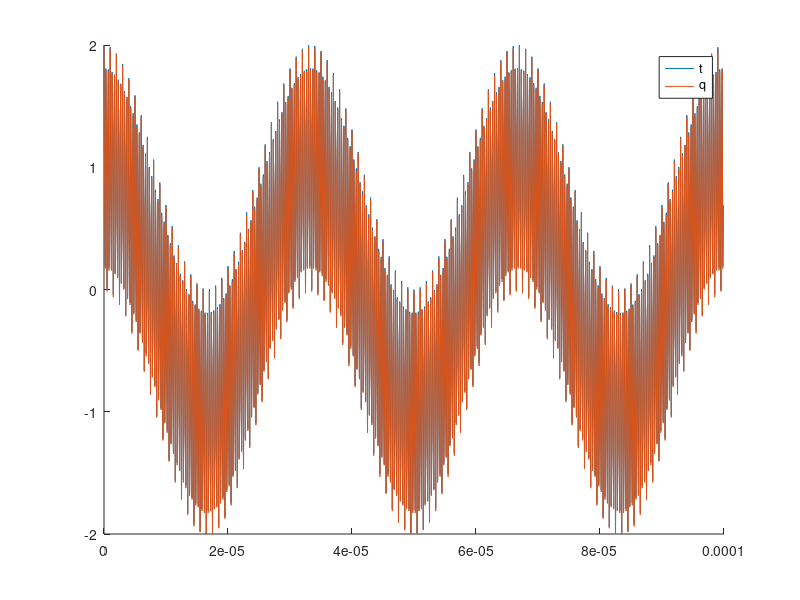

This figure's MATLAB source: (Note: this script raises an error after producing the figure.)
%% code
close all;
clear;
% final implementation of the 1st order LPF
cut_off_freq = 1e5;
Simulation_sampling_freq = 1e8;
sampling_freq=1e7;
SimTs=1/Simulation_sampling_freq;
Ts=1/sampling_freq;
w3db = 2*pi*cut_off_freq;
Tmax=1e-4;

%% time and frequency axis
t = 0:SimTs:Tmax-SimTs;
ts = 0:Ts:Tmax-Ts;
f= -Simulation_sampling_freq/2:1/Tmax:Simulation_sampling_freq/2-1/Tmax;
fs = -sampling_freq/2:1/Tmax:sampling_freq/2 - 1/Tmax;

%% generating and quantizing the sinusoids
vect_len = length(ts);
amp = 1;
cos_30K_t = amp*cos(2*pi*3e4*ts);
cos_3M_t = amp*cos(2*pi*3e6*ts);
cos_sum_t = cos_30K_t + cos_3M_t;
cos_sum_t(cos_sum_t<-2) = -2;
cos_sum_t_q = (round(cos_sum_t*2^6)-1)/2^6; %S[2,6]
cos_sum_t_q(cos_sum_t_q<-2) = -2;
cos_sum_t_q_i = cos_sum_t_q*2^6;
figure
hold on
plot(ts,cos_sum_t);
plot(ts,cos_sum_t_q);
legend('t','q');

%% floating point response
% coeff_y1 =  1.911;
% coeff_y2 = -0.915;
% 
% coeff_x0 = 0.0009447;
% coeff_x1 =  0.001889;
% coeff_x2 = 0.0009447;

%coeff_x0_q = 0.000946;
coeff_x0_q = 2^-11 + 2^-12 + 2^-13 + 2^-14 + 2^-15;
%coeff_x1_q = 0.001892;
coeff_x1_q = 2^-10 + 2^-11 + 2^-12 + 2^-13 + 2^-14;
%coeff_x2_q = 0.000946;
coeff_x2_q = 2^-11 + 2^-12 + 2^-13 + 2^-14 + 2^-15;
coeff_x0_q_i = coeff_x0_q*2^15; %U[-10,5]
coeff_x1_q_i = coeff_x1_q*2^14;  %U[-9,5]
coeff_x2_q_i = coeff_x2_q*2^15; %U[-10,5]


y_fl = zeros([1 length(cos_sum_t)]);
y_fl(1) = coeff_x0*cos_sum_t(1);
y_fl(2) = coeff_x0*cos_sum_t(2) + coeff_x1*cos_sum_t(1) + coeff_y1*y_fl(1);
for i = 1:length(cos_sum_t)-2
    y_fl(i+2) = coeff_x0*cos_sum_t(i+2) + coeff_x1*cos_sum_t(i+1) + coeff_x2*cos_sum_t(i) + coeff_y1*y_fl(i+1) + coeff_y2*y_fl(i);
end
figure
plot(ts,y_fl);
title('floating point filtering')
y_fl_power = y_fl.^2;
y_fl_power_avg = sum(y_fl_power)/vect_len

%% fixed point response
% here we have 2 ways:
% 1. we get the quantized value of the coefficients directly 
% 2. we get the integer quantized value and after multiplication we shift
% back to the original fixed-point representation

%coeff_x0_q = 0.000946;
coeff_x0_q = 2^-11 + 2^-12 + 2^-13 + 2^-14 + 2^-15;
%coeff_x1_q = 0.001892;
coeff_x1_q = 2^-10 + 2^-11 + 2^-12 + 2^-13 + 2^-14;
%coeff_x2_q = 0.000946;
coeff_x2_q = 2^-11 + 2^-12 + 2^-13 + 2^-14 + 2^-15;
coeff_x0_q_i = coeff_x0_q*2^15; %U[-10,5]
coeff_x1_q_i = coeff_x1_q*2^14;  %U[-9,5]
coeff_x2_q_i = coeff_x2_q*2^15; %U[-10,5]


coeff_y1_q =  1.91015625; 
coeff_y2_q = -0.9140625;

coeff_y1_q_i =  coeff_y1_q*2^8;  %U[1,8] 
coeff_y2_q_i = coeff_y2_q *2^7;   %S[1,7]


%SQNR = zeros([1 21]);
%for x = 8:28
    x = 15;
    y_fx = zeros([1 length(cos_sum_t_q)]);
    y_fx(1) = coeff_x0_q*cos_sum_t_q(1);
    y_temp = floor(y_fx(1) * 2^x);
    y_fx(1) = y_temp/2^x;
    y_fx(2) = coeff_x0_q*cos_sum_t_q(2) + coeff_x1_q*cos_sum_t_q(1) + coeff_y1_q*y_fx(1);
    y_temp = floor(y_fx(2) * 2^x);
    y_fx(2) = y_temp/2^x;
    for i = 1:length(cos_sum_t_q)-2
        y_fx(i+2) = coeff_x0_q*cos_sum_t_q(i+2) + coeff_x1_q*cos_sum_t_q(i+1) + coeff_x2_q*cos_sum_t_q(i) + coeff_y1_q*y_fx(i+1) + coeff_y2_q*y_fx(i);
        y_temp = floor(y_fx(i+2) * 2^x);
        y_fx(i+2) = y_temp/2^x;
    end
    y_fx_i = y_fx*2^x;

    figure;
    plot(ts,y_fx);
    title('fixed point filtering')
    %title('plot # %d',x);
    fx_error_power = (y_fl-y_fx).^2;
    fx_error_power_avg = sum(fx_error_power)/vect_len;
    SQNR(x-7) = pow2db(y_fl_power_avg/fx_error_power_avg);
    %SQNR(x-7) = pow2db(y_fl_power_avg/fx_error_power_avg);
%end

% x = 8:28;
% figure;
% %hold on;
% plot(x, SQNR);
% xlabel('x')
% ylabel('SQNR (dB)')
% title('SQNR')

%% generating the binary input and outputs for HDL

coeff_x0_q_bin = dec2bin(coeff_x0_q_i,5) %U[-10,5]
coeff_x1_q_bin = dec2bin(coeff_x1_q_i,5)  %U[-9,5]
coeff_x2_q_bin = dec2bin(coeff_x2_q_i,5)  %U[-10,5]


coeff_y1_q_bin = dec2bin(coeff_y1_q_i,9)  %U[1,8] 
coeff_y2_q_bin = dec2bin(coeff_y2_q_i,8)   %S[1,7]

cos_sum_t_q_bin = dec2bin(cos_sum_t_q_i,8);
y_fx_bin = dec2bin(y_fx_i,17);
fid_input  = fopen('input_samples.txt','w+');
fid_output = fopen('output_ref.txt','w+');
fid_coeffs = fopen('coefficients.txt','w+');
cos_sum_t_q_bin_cell = cellstr(cos_sum_t_q_bin);
y_fx_bin_cell= cellstr(y_fx_bin);
fprintf(fid_input,'%8s\n',cos_sum_t_q_bin_cell{:});
fprintf(fid_output,'%17s\n',y_fx_bin_cell{:});
fprintf(fid_coeffs,'a0 = %5s\n',coeff_x0_q_bin);
fprintf(fid_coeffs,'a1 = %5s\n',coeff_x1_q_bin);
fprintf(fid_coeffs,'a2 = %5s\n',coeff_x2_q_bin);
fprintf(fid_coeffs,'b1 = %5s\n',coeff_y1_q_bin);
fprintf(fid_coeffs,'b2 = %5s\n',coeff_y2_q_bin);
